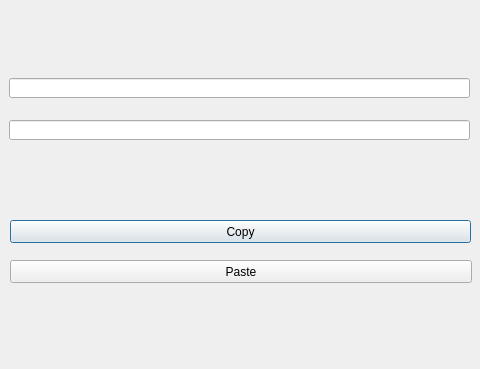
<?xml version="1.0" encoding="UTF-8"?>
<ui version="4.0">
 <class>dlgCopyAndPasteShow</class>
 <widget class="QDialog" name="dlgCopyAndPasteShow">
  <property name="geometry">
   <rect>
    <x>0</x>
    <y>0</y>
    <width>480</width>
    <height>369</height>
   </rect>
  </property>
  <property name="windowTitle">
   <string>Dialog</string>
  </property>
  <widget class="QLineEdit" name="txtLineEditSource">
   <property name="geometry">
    <rect>
     <x>9</x>
     <y>78</y>
     <width>461</width>
     <height>20</height>
    </rect>
   </property>
  </widget>
  <widget class="QLineEdit" name="txtLineEditPasted">
   <property name="geometry">
    <rect>
     <x>9</x>
     <y>120</y>
     <width>461</width>
     <height>20</height>
    </rect>
   </property>
  </widget>
  <widget class="QPushButton" name="cmdCopy">
   <property name="geometry">
    <rect>
     <x>10</x>
     <y>220</y>
     <width>461</width>
     <height>23</height>
    </rect>
   </property>
   <property name="text">
    <string>Copy</string>
   </property>
  </widget>
  <widget class="QPushButton" name="cmdPaste">
   <property name="geometry">
    <rect>
     <x>10</x>
     <y>260</y>
     <width>462</width>
     <height>23</height>
    </rect>
   </property>
   <property name="text">
    <string>Paste</string>
   </property>
  </widget>
 </widget>
 <resources/>
 <connections>
  <connection>
   <sender>cmdCopy</sender>
   <signal>pressed()</signal>
   <receiver>txtLineEditSource</receiver>
   <slot>selectAll()</slot>
   <hints>
    <hint type="sourcelabel">
     <x>244</x>
     <y>234</y>
    </hint>
    <hint type="destinationlabel">
     <x>255</x>
     <y>88</y>
    </hint>
   </hints>
  </connection>
  <connection>
   <sender>cmdCopy</sender>
   <signal>released()</signal>
   <receiver>txtLineEditSource</receiver>
   <slot>cut()</slot>
   <hints>
    <hint type="sourcelabel">
     <x>152</x>
     <y>228</y>
    </hint>
    <hint type="destinationlabel">
     <x>155</x>
     <y>84</y>
    </hint>
   </hints>
  </connection>
  <connection>
   <sender>cmdPaste</sender>
   <signal>released()</signal>
   <receiver>txtLineEditPasted</receiver>
   <slot>paste()</slot>
   <hints>
    <hint type="sourcelabel">
     <x>285</x>
     <y>265</y>
    </hint>
    <hint type="destinationlabel">
     <x>292</x>
     <y>132</y>
    </hint>
   </hints>
  </connection>
 </connections>
</ui>
